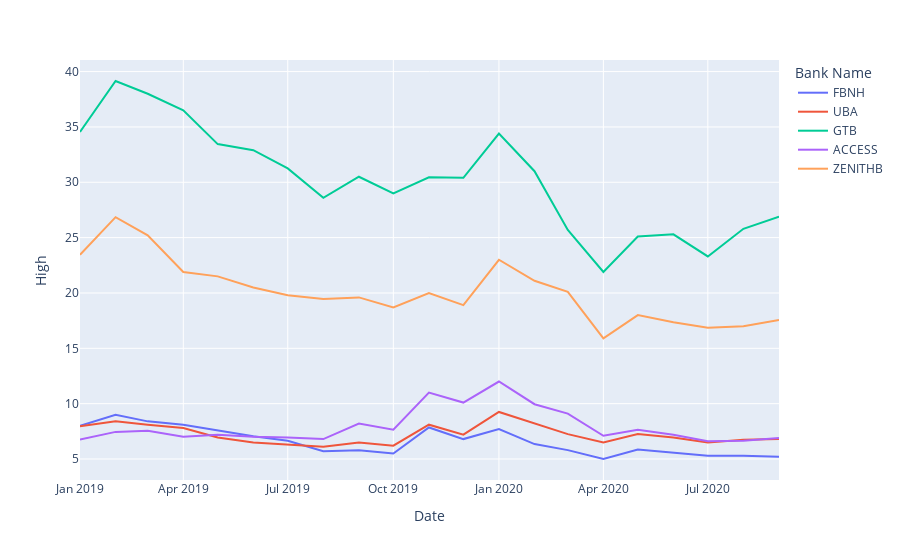

Write notebook code for a chart like this one.
### Code cell
#To take a closer view at the recent High stock prices
#for each bank from 2019-2020
import plotly.express as px
df = banks_2019_2020
fig = px.line(df, x='Date', y='High', color='Bank Name')
fig.show()
fig.write_image("images/fig3.jpeg")

### Figure 1 — Plotly figure (JSON) as saved in the notebook; plotly's stock layout.template omitted (floating-point values rounded to 4 significant figures)
{"data": [{"hovertemplate": "Bank Name=FBNH<br>Date=%{x}<br>High=%{y}<extra></extra>", "legendgroup": "FBNH", "line": {"color": "#636efa", "dash": "solid"}, "mode": "lines", "name": "FBNH", "orientation": "v", "showlegend": true, "type": "scatter", "x": ["2020-09-01T00:00:00", "2020-08-01T00:00:00", "2020-07-01T00:00:00", "2020-06-01T00:00:00", "2020-05-01T00:00:00", "2020-04-01T00:00:00", "2020-03-01T00:00:00", "2020-02-01T00:00:00", "2020-01-01T00:00:00", "2019-12-01T00:00:00", "2019-11-01T00:00:00", "2019-10-01T00:00:00", "2019-09-01T00:00:00", "2019-08-01T00:00:00", "2019-07-01T00:00:00", "2019-06-01T00:00:00", "2019-05-01T00:00:00", "2019-04-01T00:00:00", "2019-03-01T00:00:00", "2019-02-01T00:00:00", "2019-01-01T00:00:00"], "xaxis": "x", "y": [5.2, 5.3, 5.3, 5.6, 5.85, 5, 5.8, 6.35, 7.7, 6.8, 7.85, 5.5, 5.8, 5.7, 6.65, 7.05, 7.6, 8.1, 8.4, 9, 8], "yaxis": "y"}, {"hovertemplate": "Bank Name=UBA<br>Date=%{x}<br>High=%{y}<extra></extra>", "legendgroup": "UBA", "line": {"color": "#EF553B", "dash": "solid"}, "mode": "lines", "name": "UBA", "orientation": "v", "showlegend": true, "type": "scatter", "x": ["2020-09-01T00:00:00", "2020-08-01T00:00:00", "2020-07-01T00:00:00", "2020-06-01T00:00:00", "2020-05-01T00:00:00", "2020-04-01T00:00:00", "2020-03-01T00:00:00", "2020-02-01T00:00:00", "2020-01-01T00:00:00", "2019-12-01T00:00:00", "2019-11-01T00:00:00", "2019-10-01T00:00:00", "2019-09-01T00:00:00", "2019-08-01T00:00:00", "2019-07-01T00:00:00", "2019-06-01T00:00:00", "2019-05-01T00:00:00", "2019-04-01T00:00:00", "2019-03-01T00:00:00", "2019-02-01T00:00:00", "2019-01-01T00:00:00"], "xaxis": "x", "y": [6.8, 6.75, 6.5, 6.95, 7.25, 6.5, 7.25, 8.25, 9.25, 7.2, 8.1, 6.2, 6.5, 6.1, 6.3, 6.5, 6.95, 7.8, 8.1, 8.4, 7.95], "yaxis": "y"}, {"hovertemplate": "Bank Name=GTB<br>Date=%{x}<br>High=%{y}<extra></extra>", "legendgroup": "GTB", "line": {"color": "#00cc96", "dash": "solid"}, "mode": "lines", "name": "GTB", "orientation": "v", "showlegend": true, "type": "scatter", "x": ["2020-09-01T00:00:00", "2020-08-01T00:00:00", "2020-07-01T00:00:00", "2020-06-01T00:00:00", "2020-05-01T00:00:00", "2020-04-01T00:00:00", "2020-03-01T00:00:00", "2020-02-01T00:00:00", "2020-01-01T00:00:00", "2019-12-01T00:00:00", "2019-11-01T00:00:00", "2019-10-01T00:00:00", "2019-09-01T00:00:00", "2019-08-01T00:00:00", "2019-07-01T00:00:00", "2019-06-01T00:00:00", "2019-05-01T00:00:00", "2019-04-01T00:00:00", "2019-03-01T00:00:00", "2019-02-01T00:00:00", "2019-01-01T00:00:00"], "xaxis": "x", "y": [26.9, 25.8, 23.3, 25.3, 25.1, 21.9, 25.7, 31, 34.4, 30.4, 30.45, 29, 30.5, 28.6, 31.25, 32.9, 33.45, 36.5, 38, 39.15, 34.55], "yaxis": "y"}, {"hovertemplate": "Bank Name=ACCESS<br>Date=%{x}<br>High=%{y}<extra></extra>", "legendgroup": "ACCESS", "line": {"color": "#ab63fa", "dash": "solid"}, "mode": "lines", "name": "ACCESS", "orientation": "v", "showlegend": true, "type": "scatter", "x": ["2020-09-01T00:00:00", "2020-08-01T00:00:00", "2020-07-01T00:00:00", "2020-06-01T00:00:00", "2020-05-01T00:00:00", "2020-04-01T00:00:00", "2020-03-01T00:00:00", "2020-02-01T00:00:00", "2020-01-01T00:00:00", "2019-12-01T00:00:00", "2019-11-01T00:00:00", "2019-10-01T00:00:00", "2019-09-01T00:00:00", "2019-08-01T00:00:00", "2019-07-01T00:00:00", "2019-06-01T00:00:00", "2019-05-01T00:00:00", "2019-04-01T00:00:00", "2019-03-01T00:00:00", "2019-02-01T00:00:00", "2019-01-01T00:00:00"], "xaxis": "x", "y": [6.9, 6.65, 6.6, 7.2, 7.65, 7.1, 9.1, 9.95, 12, 10.1, 11, 7.65, 8.2, 6.8, 6.95, 7, 7.2, 7, 7.55, 7.45, 6.75], "yaxis": "y"}, {"hovertemplate": "Bank Name=ZENITHB<br>Date=%{x}<br>High=%{y}<extra></extra>", "legendgroup": "ZENITHB", "line": {"color": "#FFA15A", "dash": "solid"}, "mode": "lines", "name": "ZENITHB", "orientation": "v", "showlegend": true, "type": "scatter", "x": ["2020-09-01T00:00:00", "2020-08-01T00:00:00", "2020-07-01T00:00:00", "2020-06-01T00:00:00", "2020-05-01T00:00:00", "2020-04-01T00:00:00", "2020-03-01T00:00:00", "2020-02-01T00:00:00", "2020-01-01T00:00:00", "2019-12-01T00:00:00", "2019-11-01T00:00:00", "2019-10-01T00:00:00", "2019-09-01T00:00:00", "2019-08-01T00:00:00", "2019-07-01T00:00:00", "2019-06-01T00:00:00", "2019-05-01T00:00:00", "2019-04-01T00:00:00", "2019-03-01T00:00:00", "2019-02-01T00:00:00", "2019-01-01T00:00:00"], "xaxis": "x", "y": [17.55, 17, 16.85, 17.35, 18, 15.9, 20.1, 21.1, 23, 18.9, 20, 18.7, 19.6, 19.45, 19.8, 20.5, 21.5, 21.9, 25.2, 26.85, 23.45], "yaxis": "y"}], "layout": {"legend": {"title": {"text": "Bank Name"}, "tracegroupgap": 0}, "margin": {"t": 60}, "xaxis": {"anchor": "y", "domain": [0, 1], "title": {"text": "Date"}}, "yaxis": {"anchor": "x", "domain": [0, 1], "title": {"text": "High"}}}}
